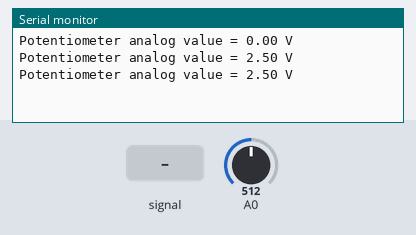
A program run on a simulated Arduino Uno, built with avr-gcc and run on an emulated ATmega328P. Parts: the last lines printed to the serial monitor. The inputs (shaded band) are chosen by the test bench; at power-on: A0 = 512.

Above: at 1.2 s.
1.3 s: A0 fed a 200 Hz sine of ±81 counts around its level
At 1.9 s:
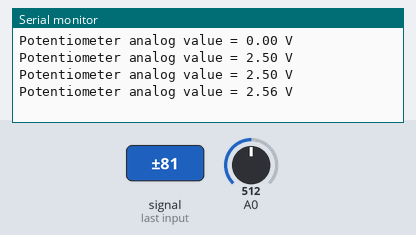
2.8 s: A0 set to 716
At 3.4 s:
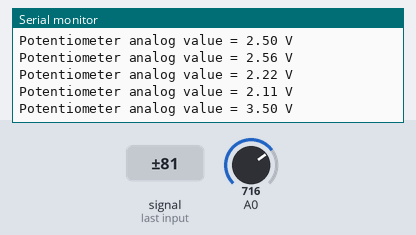
4.3 s: A0 fed a 1000 Hz sine of ±255 counts around its level
At 4.9 s:
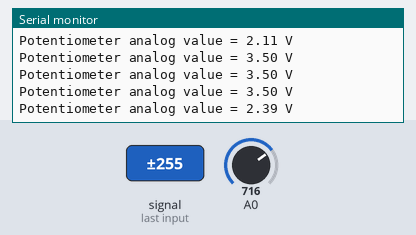
5.8 s: A0 set to 900
At 6.4 s:
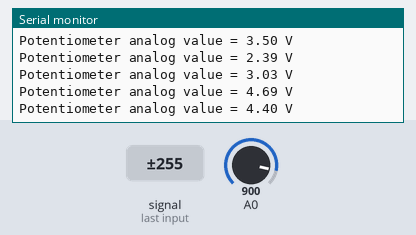
Timing chart, 0 to 8.3 s (numbered marks = the images above; inputs shaded):
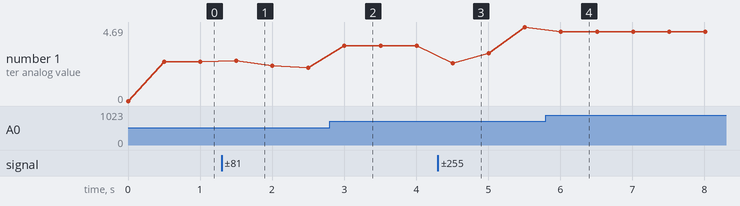

The program:

main.cpp
```cpp
/*
  David Karacsonyi
  28.04.2025 - 03.05.2025
  ADC exercise
*/

#include <Arduino.h>

#define ADC_CHANNEL 0

volatile int poti_value = 0;

void setup() {
  Serial.begin(115200);

  // enable ADC, enable Interrupt and set prescaler to 128 -> 125kHz @ 16MHz (best conversion rast is between 50 - 200kHz)
  ADCSRA |= (1 << ADEN) | (1 << ADIE) | (1 << ADPS2) | (1 << ADPS1) | (1 << ADPS0);

  // set ADC channel of multiplexer
  ADMUX = (ADMUX & 0b11110000) | ADC_CHANNEL;

  // set internal 5V reference
  ADMUX |= (1 << REFS0);

  sei(); //activate global Interrupts

  ADCSRA |= (1 << ADSC); //start first Conversion
}

void loop() {
  float voltage = (poti_value * 5.0) / 1023;

  Serial.print("Potentiometer analog value = ");
  Serial.print(voltage, 2);
  Serial.println(" V");

  delay(500); // show only 500ms new value
}

ISR(ADC_vect) {
  poti_value = ADC; //read value
  ADCSRA |= (1 << ADSC); //start next Conversion
}
```

Measured:
- after the input at 1.3 s, the serial monitor: prints a new line after 0.20 s (image 1)
- after the input at 2.8 s, the serial monitor: prints a new line after 0.20 s (image 2)
- after the input at 4.3 s, the serial monitor: prints a new line after 0.21 s (image 3)
- after the input at 5.8 s, the serial monitor: prints a new line after 0.21 s (image 4)
- plotted number 1: 2.5 → 2.11 after the input at 1.3 s, 2.11 → 3.5 after the input at 2.8 s, 3.5 → 4.69 after the input at 4.3 s, 4.69 → 4.4 after the input at 5.8 s
